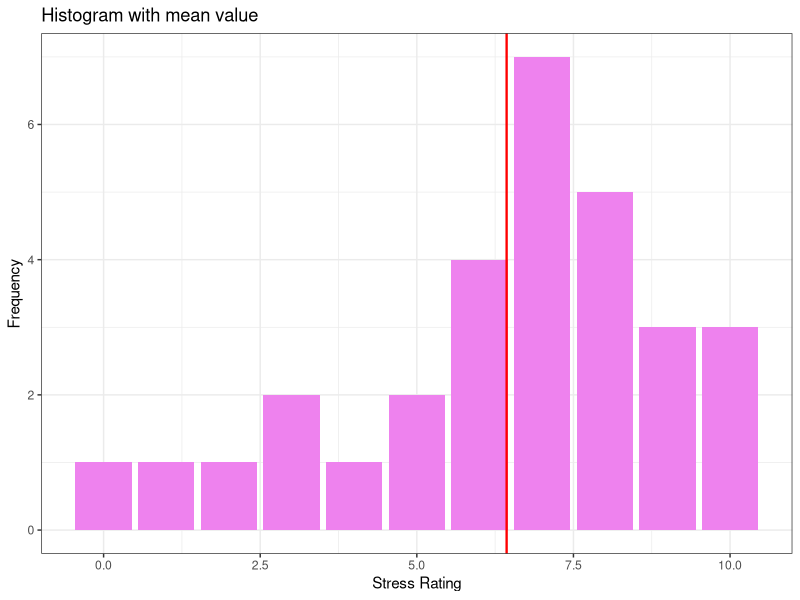

R code for this plot:
# Page no. : 37

x <- c(8, 7, 4, 10, 8, 6, 8, 9, 9, 7, 3, 7, 6, 5, 0, 9, 10, 7, 7, 3, 6, 7, 5, 2, 1, 6, 7, 10, 8, 8)

value <- mean(x)

cat("Mean of x is", round(value,2))

library(ggplot2)

ggplot(data = data.frame(x), aes(x = x)) +
  geom_bar(stat = "count", fill = "violet") + 
  geom_vline(xintercept = mean(x), col = "red", lwd = 0.8) + 
  labs(title = "Histogram with mean value", x = "Stress Rating", y = "Frequency") + 
  theme_bw()